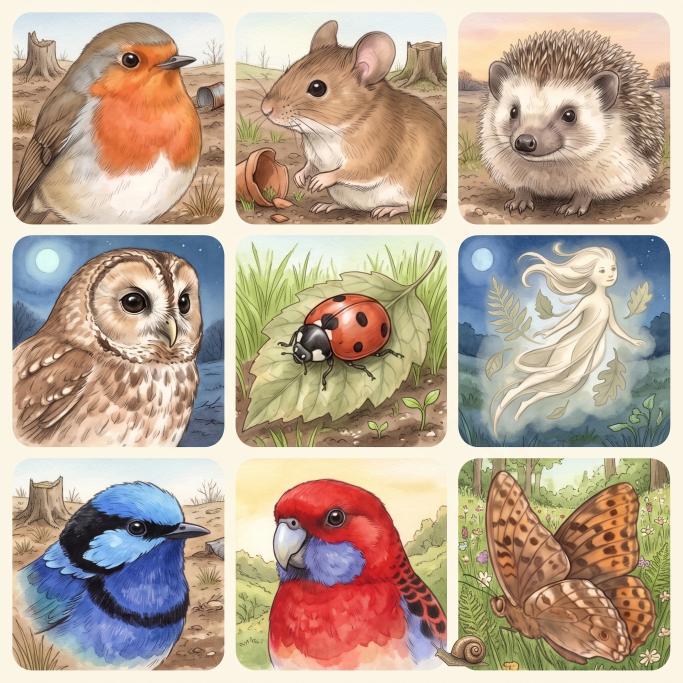
#> input picture art-day-11/cards-1.jpg, 2048 x 2048 px, found by its file name (shown at 1/3 size); its folder holds 3 pictures in this run
$ python cut_cards.py out.png
#> lines starting #> are read from the running program, lines starting #| are printed output that depends on the picture; after the words box and inside, x2 and y2 are one past the last pixel; in counts of white or black regions, pixels touching at a corner belong together
"""Cut art day 11 greeting-card portraits (3x3 grid of rounded paintings on cream) into sprites/portrait-<id>.webp.
usage: cut_cards.py sprites/   (reads art-day-11/cards-1..3.jpg; order is listed in art-day-11/README.md)
Each card is found by its difference from the cream paper, cropped, given transparent rounded corners and stored at 360 px.
"""
import sys, numpy as np
from PIL import Image, ImageDraw
ORDER = [['robin','mouse','hedgehog','owl','ladybird','spirit','wren','rosella','butterfly'],
         ['snail','frog','dragonfly','possum','bluetongue','echidna','bandicoot','frogmouth','kookaburra'],
         ['nativebee','glowworm','moth','silvereye','kingfisher','beetle','cockatoo','wisp','rabbit']]
out = sys.argv[1]; S = 360
for n, ids in enumerate(ORDER, 1):
    im = Image.open(f'art-day-11/cards-{n}.jpg').convert('RGB'); W = im.width; c = W / 3
#> further down, im is the input picture: PIL image 2048x2048 RGB; mean R, G, B 185.8, 166.8, 148.4
#> after `W = im.width`: W = 2048
#> after `c = W / 3`: c = 682.7
    a = np.asarray(im).astype(int); bg = np.median(a[:40, :40].reshape(-1, 3), axis=0)
#> after `bg = np.median(a[:40, :40].reshape(-1, 3), axis=0)`: bg = [251, 245, 229]
    boxes = []
    for i, vid in enumerate(ids):
        x0, y0 = int((i % 3) * c), int((i // 3) * c)
        cell = a[y0:y0 + int(c), x0:x0 + int(c)]
        m = (np.abs(cell - bg).sum(axis=2) > 60)
        # drop thin paper-edge noise: use rows/cols with plenty of non-paper pixels
        cols = np.where(m.sum(0) > c * 0.25)[0]; rows = np.where(m.sum(1) > c * 0.25)[0]
        boxes.append((x0 + cols[0] + 3, y0 + rows[0] + 3, x0 + cols[-1] - 2, y0 + rows[-1] - 2))
#> this loop made 9 passes
#> pass 1, `cell = a[y0:y0 + int(c), x0:x0 + int(c)]`:
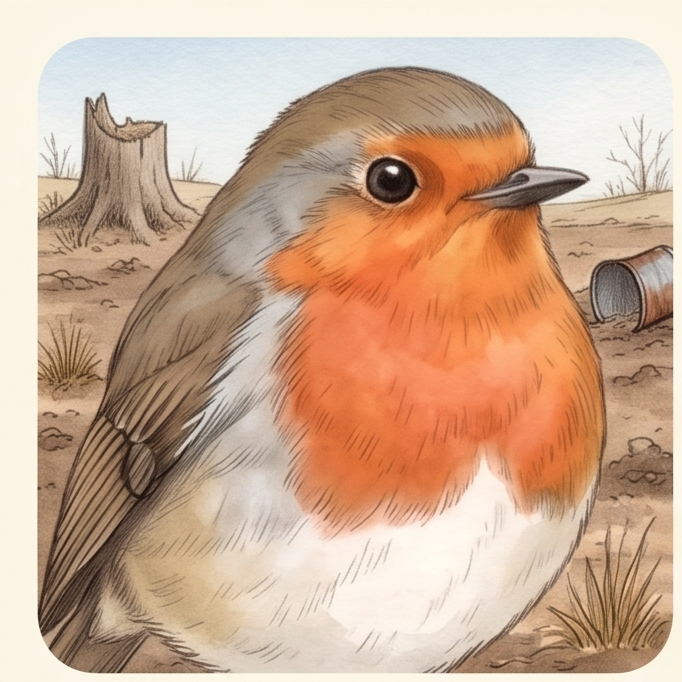
#> cell: shape (682, 682, 3) int64; mean R, G, B 204.7, 171.8, 147.5
#> pass 1, `m = (np.abs(cell - bg).sum(axis=2) > 60)`:
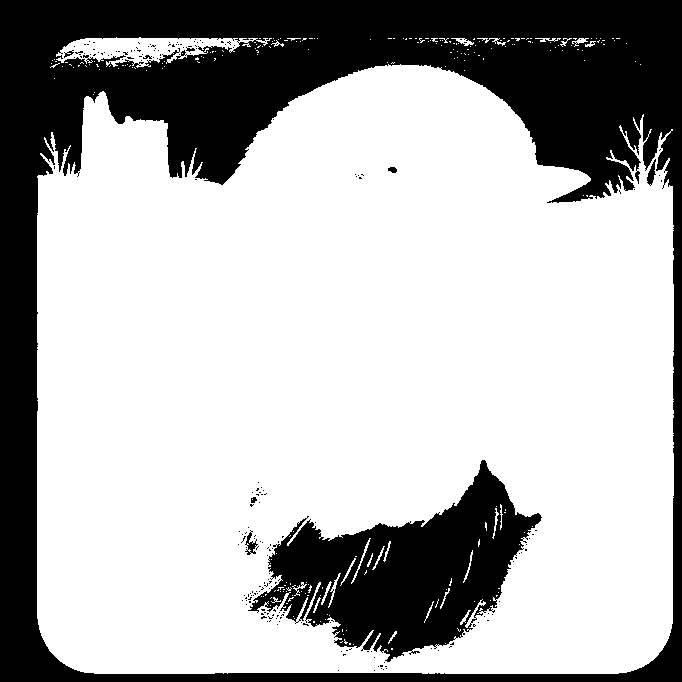
#> m: shape (682, 682) bool; 69.4% white; 208 black regions (199 under 20 px), largest, box (x1, y1, x2, y2) and area: (0, 0, 682, 682) 114368, (248, 460, 542, 662) 26916, (245, 530, 258, 555) 127
#> pass 2, `cell = a[y0:y0 + int(c), x0:x0 + int(c)]`:
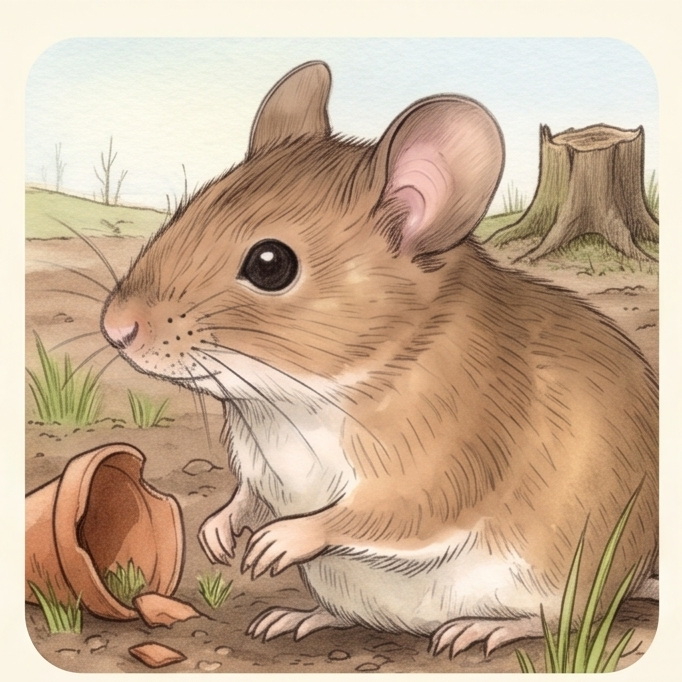
#> cell: shape (682, 682, 3) int64; mean R, G, B 198.6, 173.4, 148.9
#> pass 2, `m = (np.abs(cell - bg).sum(axis=2) > 60)`:
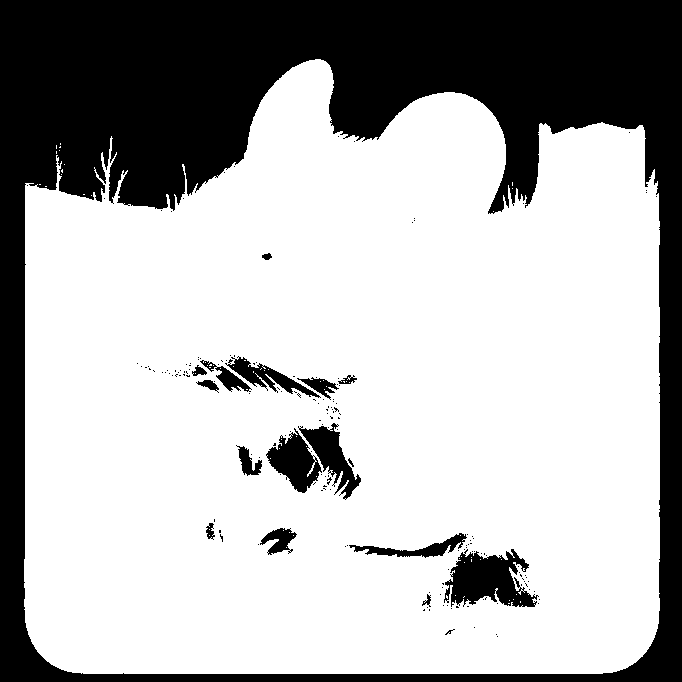
#> m: shape (682, 682) bool; 69.5% white; 170 black regions (153 under 20 px), largest, box (x1, y1, x2, y2) and area: (0, 0, 682, 682) 130381, (444, 549, 539, 607) 3311, (266, 428, 322, 493) 1828
#> after the loop, boxes = [(40, 41, 670, 671), (710, 118, 1339, 671), (1377, 41, 2008, 671), (40, 708, 671, 1338), (710, 776, 1338, 1339), (1377, 708, 2008, 1339), (40, 1451, 670, 2008), (710, 1446, 1338, 2008), (1377, 1378, 2008, 2009)]
    # pale skies can match the paper, so take each card's edges from the median of its row and column
    med = lambda v: int(np.median(v))
    for i, vid in enumerate(ids):
        r, k = i // 3, i % 3
        L = min([boxes[j * 3 + k][0] for j in range(3)])
        R = max([boxes[j * 3 + k][2] for j in range(3)]); T = min([boxes[r * 3 + j][1] for j in range(3)]); B = max([boxes[r * 3 + j][3] for j in range(3)])
        box = (L, T, R, B)
        p = im.crop(box).resize((S, round(S * (box[3] - box[1]) / (box[2] - box[0]))), Image.LANCZOS)
        mask = Image.new('L', (p.width * 4, p.height * 4), 0)
        ImageDraw.Draw(mask).rounded_rectangle([0, 0, mask.width - 1, mask.height - 1], radius=int(S * 0.09) * 4, fill=255)
        p = p.convert('RGBA'); p.putalpha(mask.resize(p.size, Image.LANCZOS))
        p.save(f'{out}/portrait-{vid}.webp', quality=86); print(vid, box, p.size)
#> this loop made 9 passes
#> (L, R, T, B, box) on passes 1 to 9: (40, 671, 41, 671, (40, 41, 671, 671)), (710, 1339, 41, 671, (710, 41, 1339, 671)), (1377, 2008, 41, 671, (1377, 41, 2008, 671)), (40, 671, 708, 1339, (40, 708, 671, 1339)), (710, 1339, 708, 1339, (710, 708, 1339, 1339)), (1377, 2008, 708, 1339, (1377, 708, 2008, 1339)), (40, 671, 1378, 2009, (40, 1378, 671, 2009)), (710, 1339, 1378, 2009, (710, 1378, 1339, 2009)), (1377, 2008, 1378, 2009, (1377, 1378, 2008, 2009))
#| robin (40, 41, 671, 671) (360, 359)
#| mouse (710, 41, 1339, 671) (360, 361)
#| hedgehog (1377, 41, 2008, 671) (360, 359)
#| owl (40, 708, 671, 1339) (360, 360)
#| ladybird (710, 708, 1339, 1339) (360, 361)
#| spirit (1377, 708, 2008, 1339) (360, 360)
#| wren (40, 1378, 671, 2009) (360, 360)
#| rosella (710, 1378, 1339, 2009) (360, 361)
#> (further printed lines are left out)
#> pass 1, `p.save(f'{out}/portrait-{vid}.webp', quality=86)`:
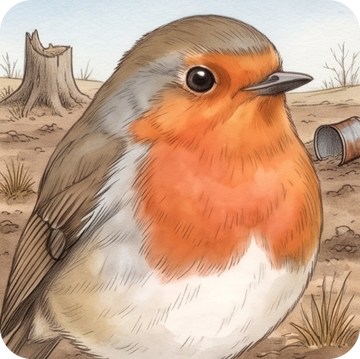
#> saved as portrait-robin.webp: PIL image 360x359 RGBA; mean R, G, B, A 197.6, 160.2, 134.4, 253.3; transparent parts drawn white
#> after the loop:
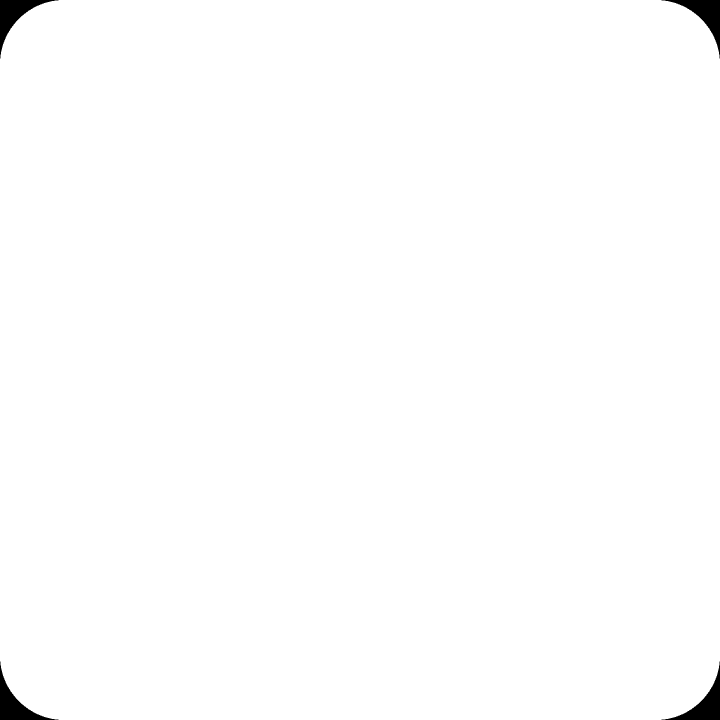
#> mask: PIL image 1440x1440 L (shown at 1/2 size); 99.3% white; 4 black regions, box (x1, y1, x2, y2) and area: (0, 0, 117, 117) 3548, (1323, 0, 1440, 117) 3548, (0, 1323, 117, 1440) 3548, (1323, 1323, 1440, 1440) 3548
#> after the loop:
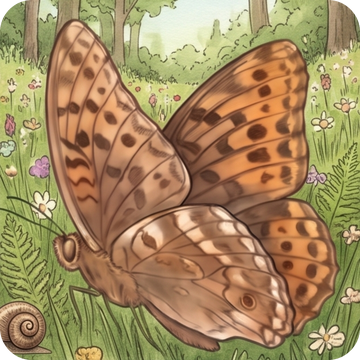
#> p: PIL image 360x360 RGBA; mean R, G, B, A 163.7, 138.5, 95.2, 253.3; transparent parts drawn white
#> pass 2 of the loop `for n, ids in enumerate(ORDER, 1):`:
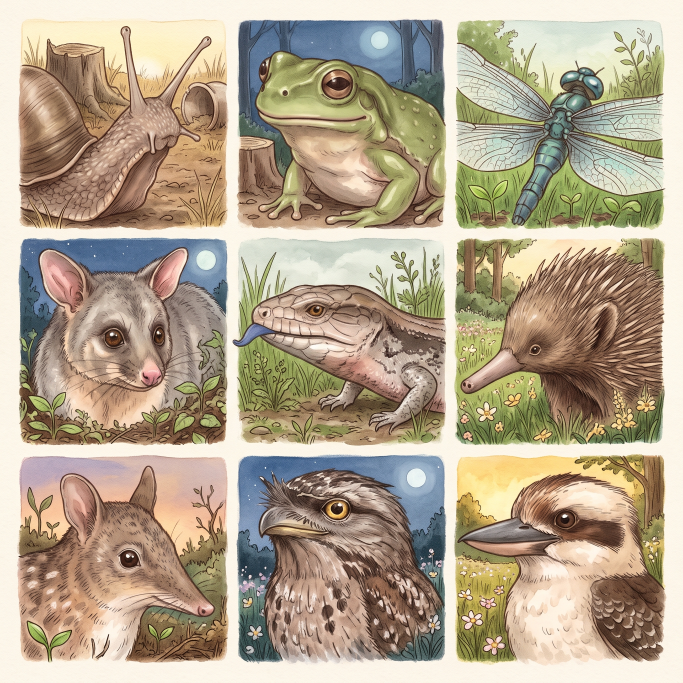
#> input picture art-day-11/cards-2.jpg, 2048 x 2048 px, found by its file name (shown at 1/3 size)
#> im is the input picture: PIL image 2048x2048 RGB; mean R, G, B 178.5, 164.1, 141.6
#> bg = [252, 245, 233]
#> the loop `for i, vid in enumerate(ids):` made 9 passes
#> pass 1, `m = (np.abs(cell - bg).sum(axis=2) > 60)`:
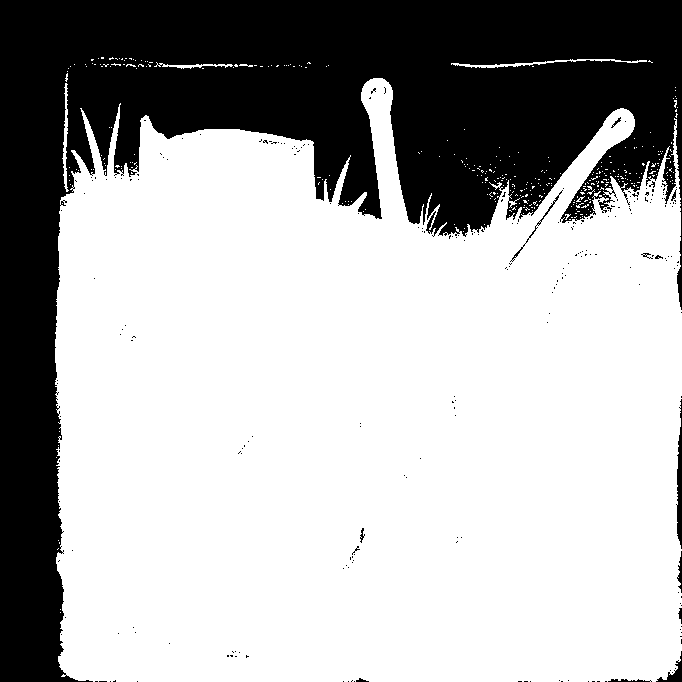
#> m: shape (682, 682) bool; 68.4% white; 238 black regions (226 under 20 px), largest, box (x1, y1, x2, y2) and area: (0, 0, 682, 682) 145176, (676, 399, 682, 549) 534, (656, 651, 682, 682) 236
#> after the loop `for i, vid in enumerate(ids):`: boxes = [(61, 68, 678, 679), (717, 63, 1333, 679), (1371, 64, 1987, 679), (61, 685, 679, 1331), (717, 685, 1333, 1329), (1369, 685, 1988, 1331), (60, 1372, 679, 1982), (716, 1368, 1332, 1983), (1369, 1369, 1991, 1983)]
#> the loop `for i, vid in enumerate(ids):` made 9 passes
#> (L, R, T, B, box) on passes 1 to 8: (60, 679, 63, 679, (60, 63, 679, 679)), (716, 1333, 63, 679, (716, 63, 1333, 679)), (1369, 1991, 63, 679, (1369, 63, 1991, 679)), (60, 679, 685, 1331, (60, 685, 679, 1331)), (716, 1333, 685, 1331, (716, 685, 1333, 1331)), (1369, 1991, 685, 1331, (1369, 685, 1991, 1331)), (60, 679, 1368, 1983, (60, 1368, 679, 1983)), (716, 1333, 1368, 1983, (716, 1368, 1333, 1983))
#> (printed output is left out)
#> after the loop `for i, vid in enumerate(ids):`:
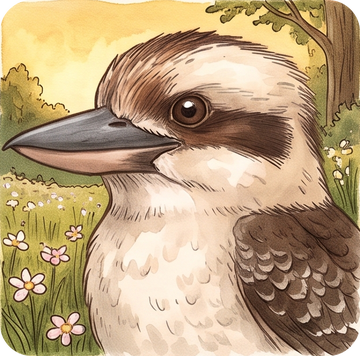
#> p: PIL image 360x356 RGBA; mean R, G, B, A 185.4, 159.6, 122.7, 253.2; transparent parts drawn white
#> pass 3 of the loop `for n, ids in enumerate(ORDER, 1):`:
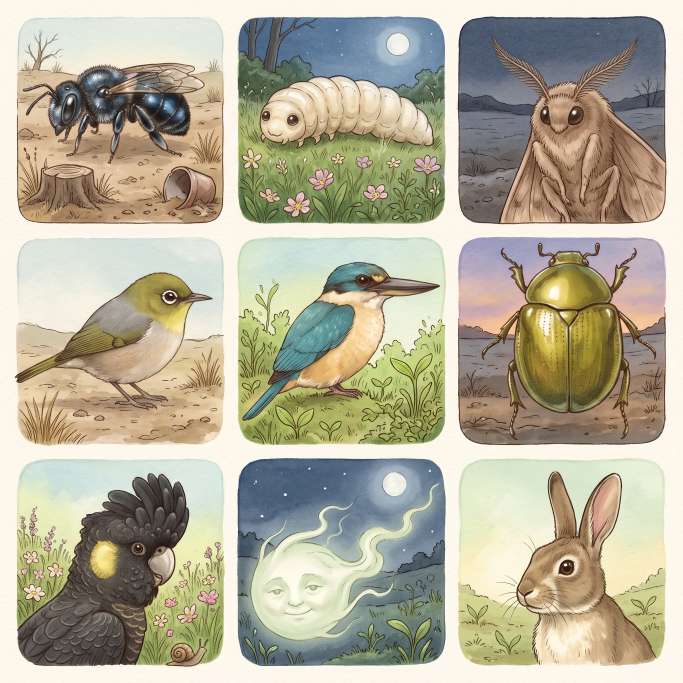
#> input picture art-day-11/cards-3.jpg, 2048 x 2048 px, found by its file name (shown at 1/3 size)
#> im is the input picture: PIL image 2048x2048 RGB; mean R, G, B 180.2, 175, 154.1
#> bg = [253, 248, 237]
#> the loop `for i, vid in enumerate(ids):` made 9 passes
#> pass 1, `m = (np.abs(cell - bg).sum(axis=2) > 60)`:
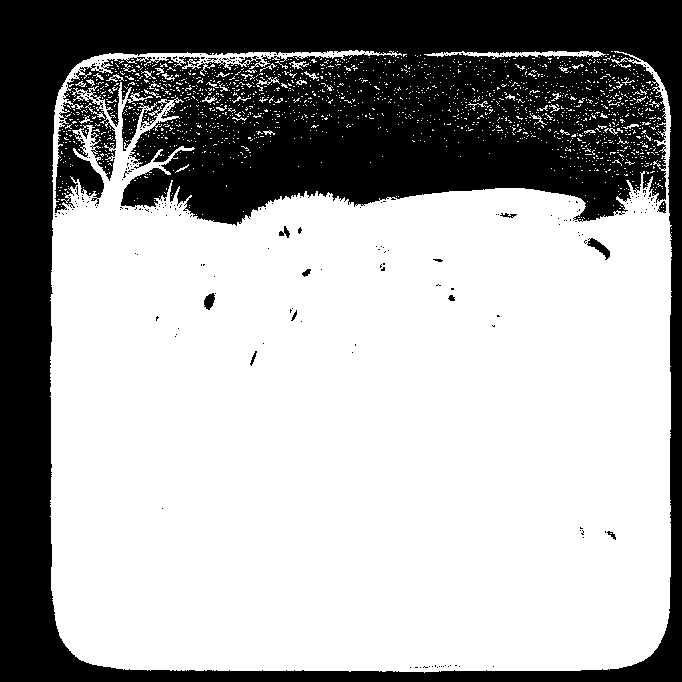
#> m: shape (682, 682) bool; 65.1% white; 242 black regions (230 under 20 px), largest, box (x1, y1, x2, y2) and area: (0, 0, 682, 682) 161024, (587, 238, 610, 260) 190, (204, 293, 215, 310) 126
#> after the loop `for i, vid in enumerate(ids):`: boxes = [(54, 55, 668, 668), (716, 54, 1332, 668), (1377, 54, 1995, 668), (54, 718, 668, 1331), (717, 715, 1333, 1331), (1377, 715, 1994, 1331), (54, 1381, 668, 1995), (716, 1378, 1333, 1994), (1379, 1380, 1992, 1993)]
#> the loop `for i, vid in enumerate(ids):` made 9 passes
#> (L, R, T, B, box) on passes 1 to 8: (54, 668, 54, 668, (54, 54, 668, 668)), (716, 1333, 54, 668, (716, 54, 1333, 668)), (1377, 1995, 54, 668, (1377, 54, 1995, 668)), (54, 668, 715, 1331, (54, 715, 668, 1331)), (716, 1333, 715, 1331, (716, 715, 1333, 1331)), (1377, 1995, 715, 1331, (1377, 715, 1995, 1331)), (54, 668, 1378, 1995, (54, 1378, 668, 1995)), (716, 1333, 1378, 1995, (716, 1378, 1333, 1995))
#> (printed output is left out)
#> after the loop `for i, vid in enumerate(ids):`:
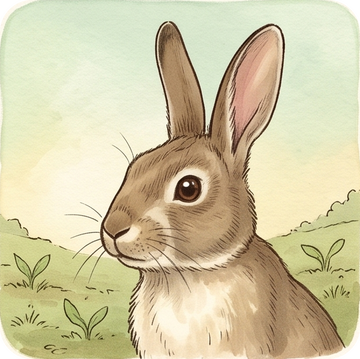
#> p: PIL image 360x359 RGBA; mean R, G, B, A 209.4, 200.7, 164.3, 253.3; transparent parts drawn white
